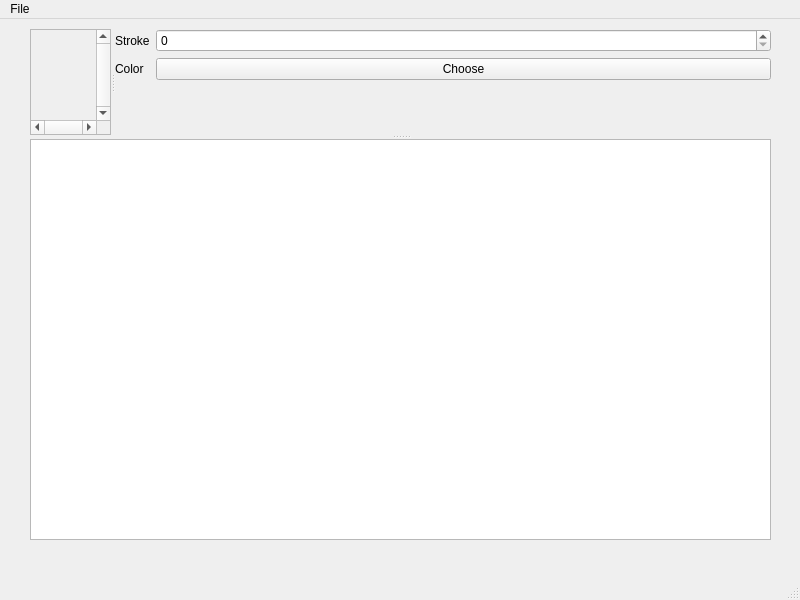
<?xml version="1.0" encoding="UTF-8"?>
<ui version="4.0">
 <class>MainWindow</class>
 <widget class="QMainWindow" name="MainWindow">
  <property name="geometry">
   <rect>
    <x>0</x>
    <y>0</y>
    <width>800</width>
    <height>600</height>
   </rect>
  </property>
  <property name="windowTitle">
   <string>MainWindow</string>
  </property>
  <property name="windowOpacity">
   <double>1.000000000000000</double>
  </property>
  <widget class="QWidget" name="centralwidget">
   <widget class="QSplitter" name="frameSplitter">
    <property name="geometry">
     <rect>
      <x>30</x>
      <y>10</y>
      <width>741</width>
      <height>511</height>
     </rect>
    </property>
    <property name="orientation">
     <enum>Qt::Vertical</enum>
    </property>
    <widget class="QSplitter" name="canvasSplitter">
     <property name="orientation">
      <enum>Qt::Horizontal</enum>
     </property>
     <property name="opaqueResize">
      <bool>true</bool>
     </property>
     <property name="childrenCollapsible">
      <bool>false</bool>
     </property>
     <widget class="QScrollArea" name="painterScrollArea">
      <property name="cursor" stdset="0">
       <cursorShape>CrossCursor</cursorShape>
      </property>
      <property name="verticalScrollBarPolicy">
       <enum>Qt::ScrollBarAlwaysOn</enum>
      </property>
      <property name="horizontalScrollBarPolicy">
       <enum>Qt::ScrollBarAlwaysOn</enum>
      </property>
      <property name="widgetResizable">
       <bool>true</bool>
      </property>
      <widget class="QWidget" name="scrollAreaWidgetContents">
       <property name="geometry">
        <rect>
         <x>0</x>
         <y>0</y>
         <width>57</width>
         <height>106</height>
        </rect>
       </property>
      </widget>
     </widget>
     <widget class="QWidget" name="formLayoutWidget">
      <layout class="QFormLayout" name="formLayout">
       <item row="0" column="0">
        <widget class="QLabel" name="label">
         <property name="text">
          <string>Stroke</string>
         </property>
        </widget>
       </item>
       <item row="0" column="1">
        <widget class="QSpinBox" name="strokeWidth"/>
       </item>
       <item row="1" column="0">
        <widget class="QLabel" name="label_2">
         <property name="text">
          <string>Color</string>
         </property>
        </widget>
       </item>
       <item row="1" column="1">
        <widget class="QPushButton" name="chooseColor">
         <property name="text">
          <string>Choose</string>
         </property>
        </widget>
       </item>
      </layout>
     </widget>
    </widget>
    <widget class="QTableWidget" name="frameTable"/>
   </widget>
  </widget>
  <widget class="QMenuBar" name="menubar">
   <property name="geometry">
    <rect>
     <x>0</x>
     <y>0</y>
     <width>800</width>
     <height>23</height>
    </rect>
   </property>
   <widget class="QMenu" name="menuFile">
    <property name="title">
     <string>File</string>
    </property>
    <addaction name="actionSave"/>
   </widget>
   <addaction name="menuFile"/>
  </widget>
  <widget class="QStatusBar" name="statusbar"/>
  <action name="actionPen">
   <property name="text">
    <string>Pen</string>
   </property>
   <property name="toolTip">
    <string>Pen Tool</string>
   </property>
   <property name="shortcut">
    <string>B</string>
   </property>
  </action>
  <action name="actionEraser">
   <property name="text">
    <string>Eraser</string>
   </property>
   <property name="toolTip">
    <string>Eraser Tool</string>
   </property>
   <property name="shortcut">
    <string>E</string>
   </property>
  </action>
  <action name="actionNextFrame">
   <property name="text">
    <string>Next Frame</string>
   </property>
   <property name="toolTip">
    <string>Go to the next frame, create it if it does not exist.</string>
   </property>
   <property name="shortcut">
    <string>N</string>
   </property>
  </action>
  <action name="actionSave">
   <property name="text">
    <string>Save</string>
   </property>
  </action>
 </widget>
 <resources/>
 <connections/>
</ui>
